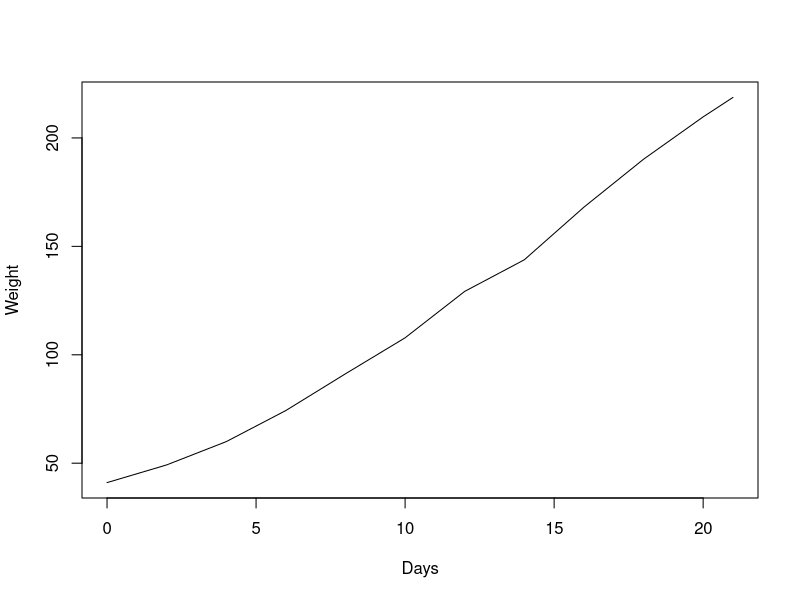
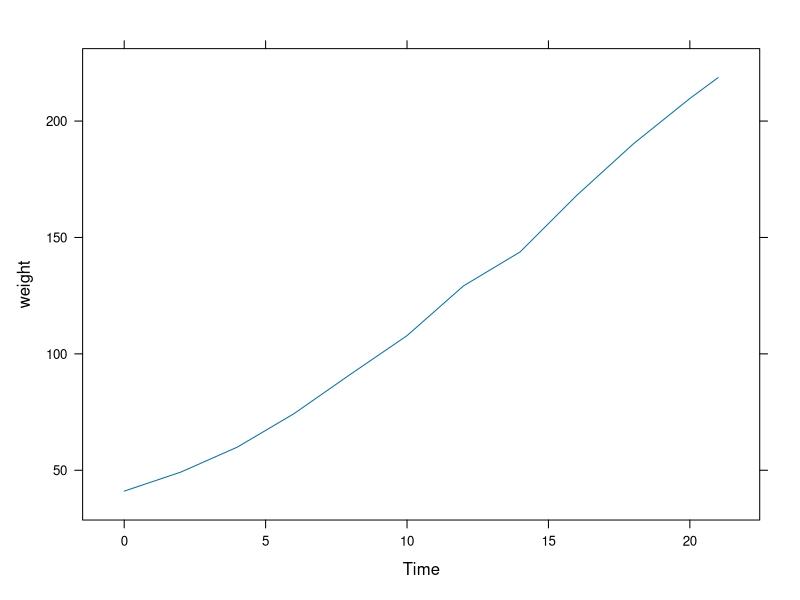
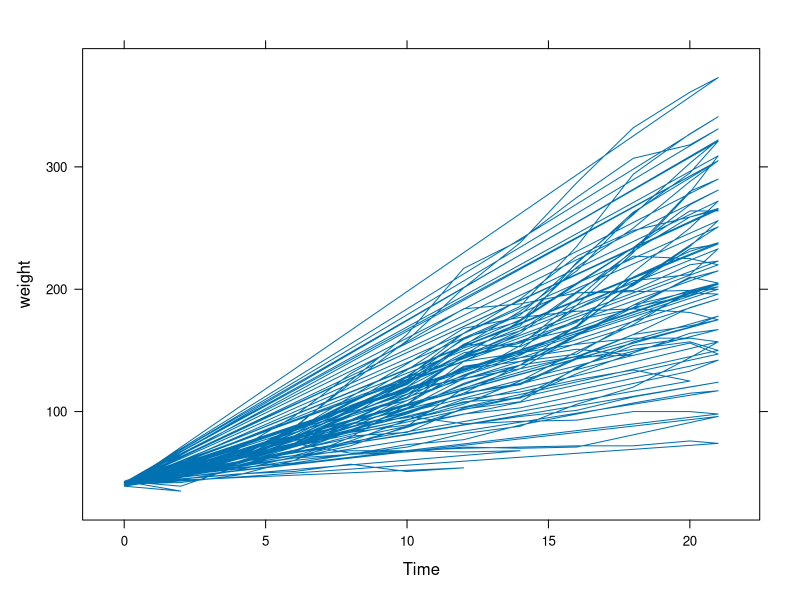
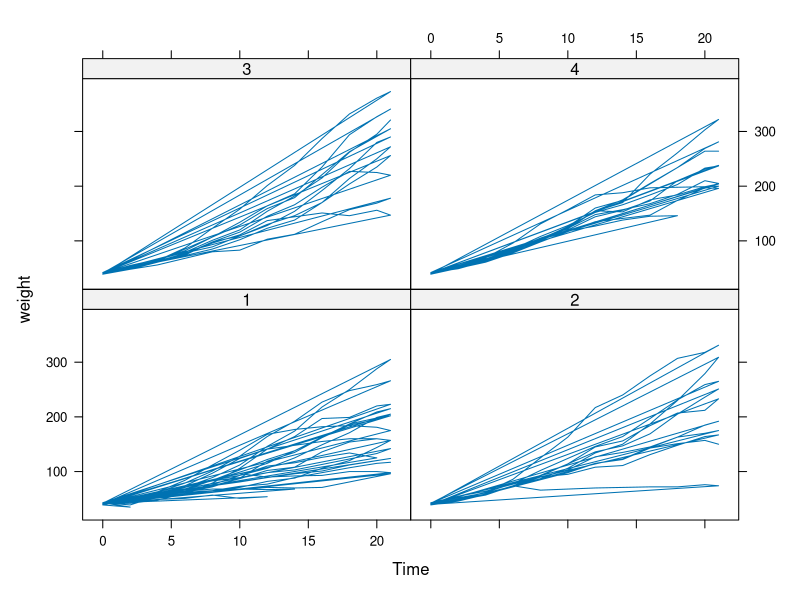
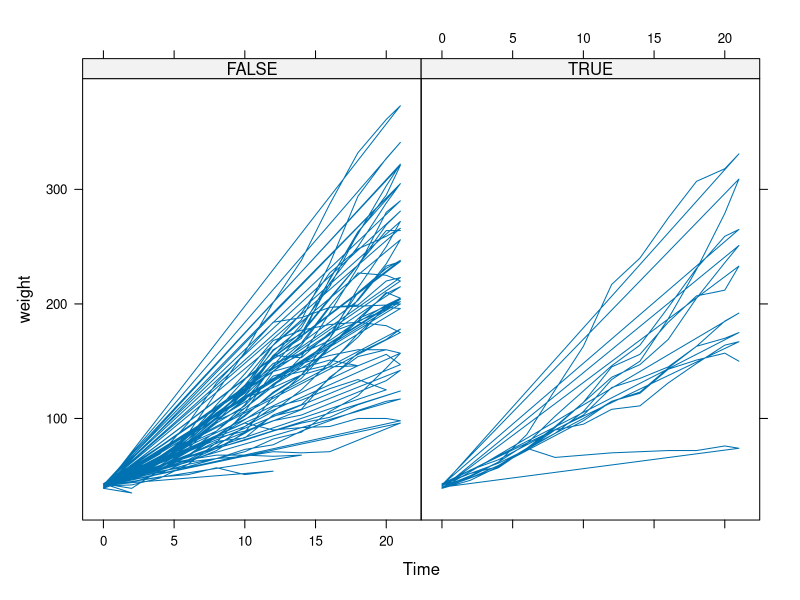
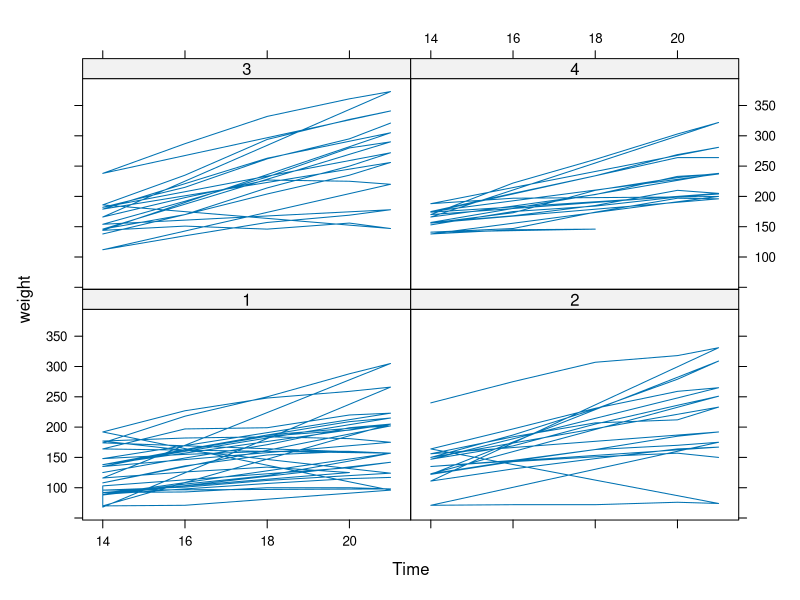
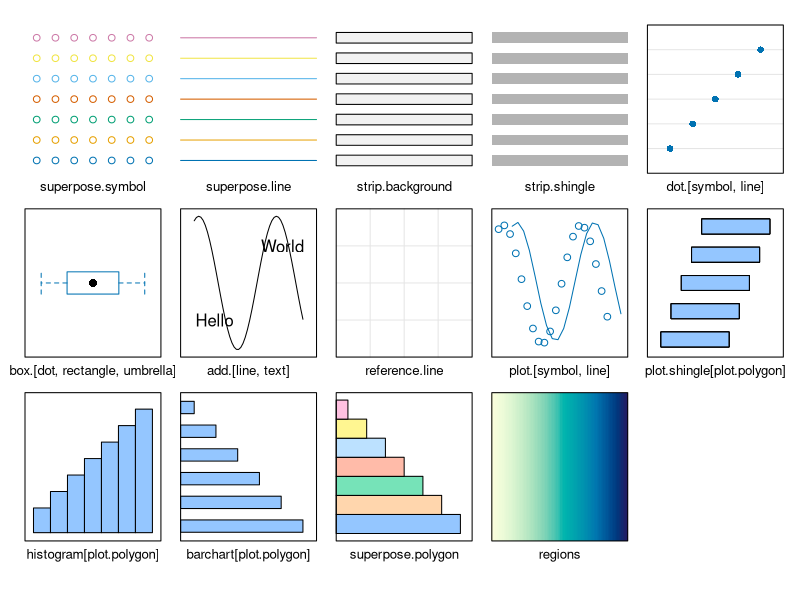

Here is the R script that generated these plots, in order:
#lattice vs base graphics - introduction
# reference: trellis user guide - http://www.stat.purdue.edu/~lshu/documents/R_helps/trellis.manual.pdf

# R has three graphics environments:
# 1) base R: i.e. plot, barplot, boxplot, cdplot, coplot, 
#            dotchart, fourfoldplot, heatmap, hist(), matlines
#            matplot, mosaicplot, pie, spineplot, stemplot,
#            stripchart, sunflowerplot
# 2) ggplot: an external package for grammar of graphics. VERY popular
# 3) lattice: included with R. Faster than ggplot, 
#             better awareness of output device. 
#             includes: barchart, bwplot, densityplot, dotplot,
#             histogram, qqmath, stripplot, qq, xyplot
#             levelplot, contourplot, cloud, wireframe, splom,
#             parallel, rfs, tmd

# ...but in the end, it may be subjective and personal preference.

# let's look at a comparison task between base R and Lattice
# I'm keeping these examples simple and ignoring lots of customization options

head(ChickWeight, 15) # let's use Chickweight data set as an example
# question: what is average weight for each day?
cw_mean <- aggregate(ChickWeight, by = list(ChickWeight$Time), mean)
# warnings are from NA


# how to do it in base R

plot(cw_mean$Time, cw_mean$weight,
     ylab = "Weight", xlab = "Days",
     type = "l")


# how to do it in lattice

library(lattice)

xyplot( weight ~ Time , 
        data = cw_mean,
        type = "l")


# note the use of formula instead of "x =" and "y="

# conditioning part of formula allows for grid
xyplot( weight ~ Time  , 
        data = ChickWeight, 
        type = "l")

xyplot( weight ~ Time | Diet , 
        data = ChickWeight, 
        type = "l")

xyplot( weight ~ Time | Diet == 2 , 
        data = ChickWeight, 
        type = "l")

# data subsetting works
xyplot( weight ~ Time | Diet , 
        data = ChickWeight[ ChickWeight$Time > 12, ], 
        type = "l")

# use lattice to control appearance
show.settings() # graphic of all settings for current output device
trellis.par.get() # list of all parameters
trellis.par.get("fontsize") # normal = 12
trellis.par.set("fontsize", value = list("text" = 14) ) # now it's 14

                
